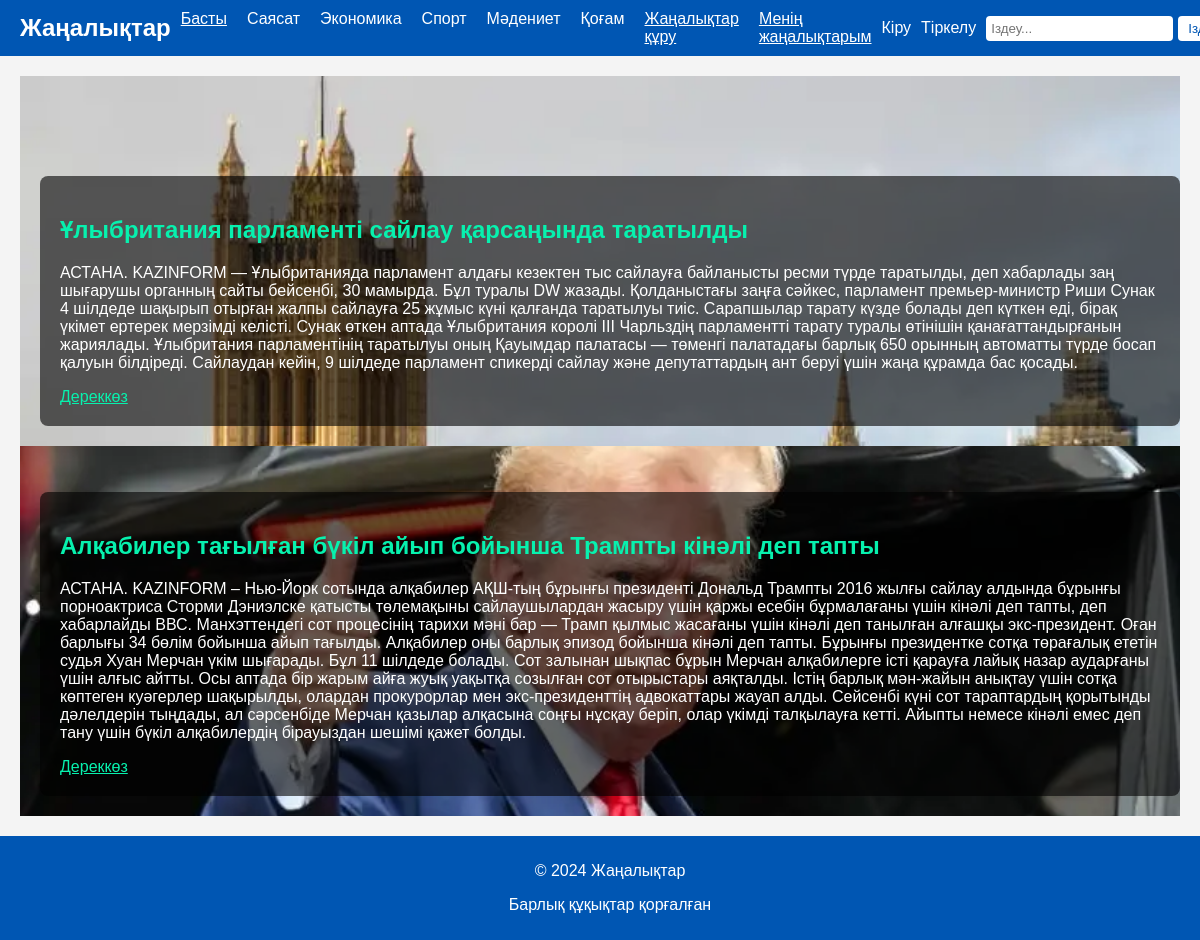
Screenshot of /users/category/1/ with the database file from the repository.
### users/models.py (models this page shows, shortened)
class Category(models.Model):
    name = models.CharField(max_length=100)

class News(models.Model):
    user = models.ForeignKey(User, on_delete=models.CASCADE)
    category = models.ForeignKey(Category, on_delete=models.CASCADE, related_name='news')
    title = models.CharField(max_length=200)
    description = models.TextField()
    image = models.ImageField(upload_to='news_images/')
    source = models.URLField(max_length=200, blank=True, null=True)  # New field for the news source
    created_at = models.DateTimeField(auto_now_add=True)

### users/views.py (the view)
# urls.py: path('category/<int:category_id>/', views.category_news, name='category_news'),
def category_news(request, category_id):
    category = get_object_or_404(Category, id=category_id)
    slides = category.news.all().order_by('-created_at')
    categories = Category.objects.all()
    return render(request, 'html/index.html', {'slides': slides, 'categories': categories, 'current_category': category})

### templates/html/index.html (shortened to what this page needs)
<!DOCTYPE html>
{% load static %}
<html lang="kk">
<head>
    <link rel="stylesheet" href="{% static 'css/styles.css' %}">
</head>
<body>
    <header>
        <div class="header-container">
            <div class="logo">Жаңалықтар</div>
            <nav>
                <ul>
                    <li><a href="{% url 'news_list' %}" id="home-link" class="active">Басты</a></li>
                    {% for category in categories %}
                    <li><a href="{% url 'category_news' category.id %}" id="{{ category.name }}-link">{{ category.name }}</a></li>
                    {% endfor %}
                    <li><a href="{% url 'create_news' %}" style="text-decoration: underline;" id="create-news">Жаңалықтар құру</a></li>
                    <li><a href="{% url 'my_news' %}" style="text-decoration: underline;" id="my-news">Менің жаңалықтарым</a></li>
                </ul>
            </nav>
            <div class="profile-bar">
                {% if user.is_authenticated %}
                    <div class="profile-dropdown">
                        <span>{{ user.email }}</span>
                        <div class="profile-dropdown-content">
                            <a href="{% url 'profile' %}" id="profile-link">Жеке кабинет</a>
                            <a href="{% url 'logout' %}" id="logout-link">Шығу</a>
                        </div>
                    </div>
                {% else %}
                    <a href="{% url 'login' %}" id="login-link">Кіру</a>
                    <a href="{% url 'register' %}" id="register-link">Тіркелу</a>
                {% endif %}
                <div class="search-bar">
                    <input type="text" id="search-input" placeholder="Іздеу...">
                    <button id="search-button">Іздеу</button>
                </div>
            </div>
        </div>
    </header>
    <main>
        {% block content %}
           <div class="news-tips-slider" style="cursor: pointer;">
    {% for slide in slides %}
    <div class="slide-container">
        <div class="slide" style="background-image: url('{{ slide.image.url }}');" onclick="window.open('{{ slide.source }}', '_blank');">
            <div class="slide-content">
                <h2 style="color: #07f1ae">{{ slide.title }}</h2>
                <p>{{ slide.description }}</p>
                {% if slide.source %}
                <a href="{{ slide.source }}" target="_blank" style="color: #07f1ae; text-decoration: underline;">Дереккөз</a>
                {% endif %}
            </div>
        </div>
    </div>
    {% endfor %}
</div>
        {% endblock %}
    </main>
    <footer class="footer-container">
        <div class="footer-content">
            <p>© 2024 Жаңалықтар</p>
            <p>Барлық құқықтар қорғалған</p>
        </div>
    </footer>
</body>
</html>

### static/css/styles.css (style rules this page uses)
body { font-family: Arial, sans-serif; margin: 0; padding: 0; color: #333; background-color: #f4f4f4; }
.header-container { display: flex; justify-content: space-between; align-items: center; padding: 10px 20px; background-color: #0056b3; color: white; }
.logo { font-size: 24px; font-weight: bold; }
nav ul { list-style: none; margin: 0; padding: 0; display: flex; }
nav ul li { margin: 0 10px; }
nav ul li a { color: white; text-decoration: none; }
nav ul li a.active { text-decoration: underline; }
.profile-bar { display: flex; align-items: center; }
.profile-bar a { color: white; text-decoration: none; margin-right: 10px; }
.search-bar { display: flex; align-items: center; }
.search-bar input { padding: 5px; margin-right: 5px; border: none; border-radius: 4px; }
.search-bar button { padding: 5px 10px; border: none; border-radius: 4px; background-color: white; color: #0056b3; cursor: pointer; }
main { display: flex; padding: 20px; justify-content: space-between; }
.footer-container { background-color: #0056b3; color: white; text-align: center; padding: 10px; position: sticky; bottom: 0; width: 100%; }

### templates/html/index.html (style rules this page uses)
body { font-family: Arial, sans-serif; margin: 0; padding: 0; color: #333; background-color: #f4f4f4; display: flex; flex-direction: column; min-height: 100vh; }
.header-container { display: flex; justify-content: space-between; align-items: center; padding: 10px 20px; background-color: #0056b3; color: white; }
.logo { font-size: 24px; font-weight: bold; }
nav ul { list-style: none; margin: 0; padding: 0; display: flex; }
nav ul li { margin: 0 10px; }
nav ul li a { color: white; text-decoration: none; }
nav ul li a.active { text-decoration: underline; }
.profile-bar { display: flex; align-items: center; }
.profile-bar a { color: white; text-decoration: none; margin-right: 10px; }
.search-bar { display: flex; align-items: center; }
.search-bar input { padding: 5px; margin-right: 5px; border: none; border-radius: 4px; }
.search-bar button { padding: 5px 10px; border: none; border-radius: 4px; background-color: white; color: #0056b3; cursor: pointer; }
main { flex: 1; padding: 20px; display: flex; justify-content: center; align-items: center; }
.footer-container { background-color: #0056b3; color: white; text-align: center; padding: 10px; position: sticky; bottom: 0; width: 100%; }
.news-tips-slider { position: relative; width: 100%; height: auto; overflow: hidden; }
.slide-container { opacity: 0; transform: translateY(50px); transition: opacity 0.5s ease-in-out, transform 0.5s ease-in-out; }
.slide { position: relative; width: 100%; height: 370px; background-size: cover; background-position: 0 30%; }
.slide-content { position: absolute; bottom: 20px; left: 20px; color: white; background-color: rgba(0, 0, 0, 0.6); padding: 20px; border-radius: 8px; }
.slide-container:nth-child(odd) .slide { animation: slideInLeft 1s forwards; }
.slide-container:nth-child(even) .slide { animation: slideInRight 1s forwards; }
.visible { opacity: 1; transform: translateY(0); }

### rows the page displays
Category: name "Саясат"
Category: name "Экономика"
Category: name "Спорт"
Category: name "Мәдениет"
Category: name "Қоғам"
News: image (picture), title "Ұлыбритания парламенті сайлау қарсаңында таратылды", description "АСТАНА. KAZINFORM — Ұлыбританияда парламент алдағы кезектен тыс сайлауға байланысты ресми түрде таратылды, деп хабарлады заң шығарушы органның сайты бейсенбі, 30 мамырда. Бұл туралы DW жазады. Қолданыстағы заңға сәйкес, парламент премьер-министр Риши Сунак 4 шілдеде шақырып отырған жалпы сайлауға 25 жұмыс күні қалғанда таратылуы тиіс. Сарапшылар тарату күзде болады деп күткен еді, бірақ үкімет ертерек мерзімді келісті. Сунак өткен аптада Ұлыбритания королі ІІІ Чарльздің парламентті тарату туралы өтінішін қанағаттандырғанын жариялады. Ұлыбритания парламентінің таратылуы оның Қауымдар палатасы — төменгі палатадағы барлық 650 орынның автоматты түрде босап қалуын білдіреді. Сайлаудан кейін, 9…"
News: image (picture), title "Алқабилер тағылған бүкіл айып бойынша Трампты кінәлі деп тапты", description "АСТАНА. KAZINFORM – Нью-Йорк cотында алқабилер АҚШ-тың бұрынғы президенті Дональд Трампты 2016 жылғы сайлау алдында бұрынғы порноактриса Сторми Дэниэлске қатысты төлемақыны сайлаушылардан жасыру үшін қаржы есебін бұрмалағаны үшін кінәлі деп тапты, деп хабарлайды ВВС. Манхэттендегі сот процесінің тарихи мәні бар — Трамп қылмыс жасағаны үшін кінәлі деп танылған алғашқы экс-президент. Оған барлығы 34 бөлім бойынша айып тағылды. Алқабилер оны барлық эпизод бойынша кінәлі деп тапты. Бұрынғы президентке сотқа төрағалық ететін судья Хуан Мерчан үкім шығарады. Бұл 11 шілдеде болады. Сот залынан шықпас бұрын Мерчан алқабилерге істі қарауға лайық назар аударғаны үшін алғыс айтты. Осы аптада бір жарым…"
